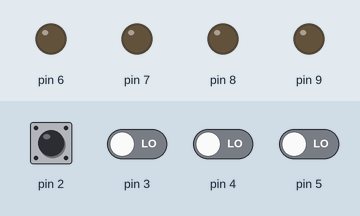
The sketch below on a simulated Arduino Uno, built with avr-gcc and run on an emulated ATmega328P. Shown: output pins drawn as LEDs (lit = HIGH). The test bench sets the inputs (shaded band); at power-on: pin 2–5 LOW.

Above: at 1.2 s.
1.3 s: pin 2 pulsed HIGH 5 times (0.12 s each, 0.3 s apart)
At 3.8 s:
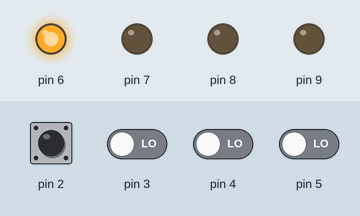
4.3 s: pin 2 driven HIGH
At 5.1 s:
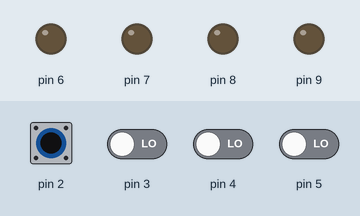
Timing chart, 0 to 7.3 s (numbered marks = the images above; inputs shaded):
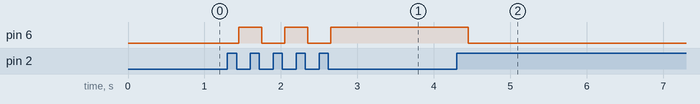

Measured:
- after the input at 1.3 s, pin 6: alternates HIGH for 0.30 s and LOW for 0.30 s, 5 changes in all, then stays HIGH, starting after 0.15 s
- after the input at 4.3 s, pin 6: HIGH → LOW after 0.15 s

The sketch:

TP1.ino
```cpp
char salidas[]={'0', '0', '0', '0'};
char *n;


void setup() {
pinMode(2, INPUT);
pinMode(3,INPUT);
pinMode(4,INPUT);
pinMode(5,INPUT);
pinMode(6,OUTPUT);
pinMode(7,OUTPUT);
pinMode(8,OUTPUT);
pinMode(9,OUTPUT);

  }
void loop() {
  n=salidas;

 if ((digitalRead(2) == HIGH)&&(*(n)=='0')){
*(n)='1';
delay(150);

}
if ((digitalRead(3) == HIGH)&&(*(n+1)=='0')){
*(n+1)='1';
delay(150);
}
if ((digitalRead(4) == HIGH)&&(*(n+2)=='0')){
*(n+2)='1';
delay(150);
}
if ((digitalRead(5) == HIGH)&&(*(n+3)=='0')){
*(n+3)='1';
delay(150);
}
if ((digitalRead(2) == HIGH)&&(*(n)=='1')){
*(n)='0';
delay(150);
}
if ((digitalRead(3) == HIGH)&&(*(n+1)=='1')){
*(n+1)='0';
delay(150);
}
if ((digitalRead(4) == HIGH)&&(*(n+2)=='1')){
*(n+2)='0';
delay(150);
}
if ((digitalRead(5) == HIGH)&&(*(n+3)=='1')){
*(n+3)='0';
delay(150);
}
if(*(n)=='1'){
   digitalWrite(6, HIGH);
}
if(*(n)=='0'){
   digitalWrite(6, LOW);
}
if(*(n+1)=='0'){
   digitalWrite(7, LOW);
}
if(*(n+1)=='1'){
   digitalWrite(7, HIGH);
}
if(*(n+2)=='0'){
   digitalWrite(8, LOW);
}
if(*(n+2)=='1'){
   digitalWrite(8, HIGH);
}
if(*(n+3)=='1'){
   digitalWrite(9, HIGH);
}
if(*(n+3)=='0'){
   digitalWrite(9, LOW);
}
}
```
